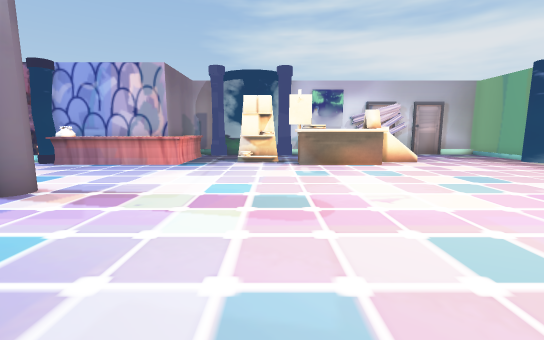
View 1 (above)

16 first-person views from a walk through a Unity game level. The camera is 1.3 m above the floor, tilts 8° down and sees 90° across. The floor is counted in squares, 1 m on a side. Each view is taken from the middle of a square. On the plan, view 1 faces up. The plan holds only what a view shows up to about 13 squares ahead; the rest is blank. Some animated figures are left out.

View 2
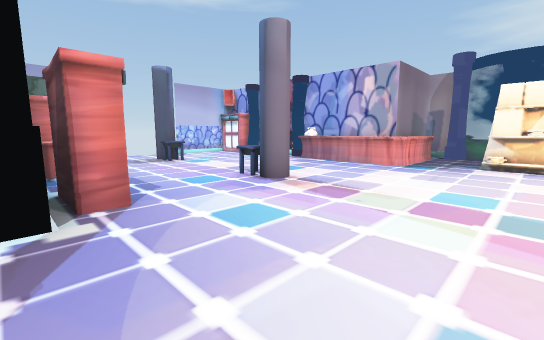

View 3
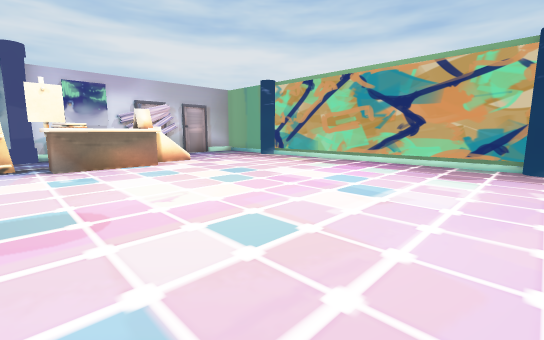

View 4
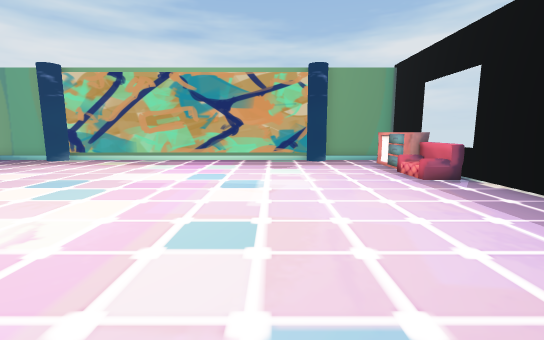

View 5
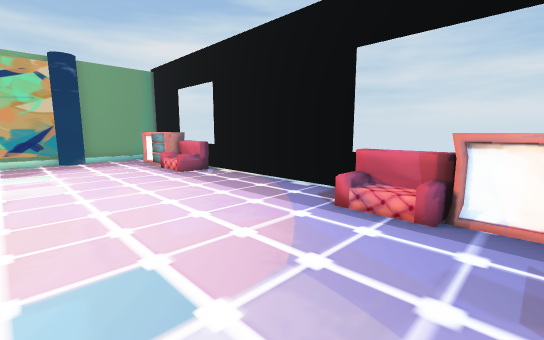

View 6
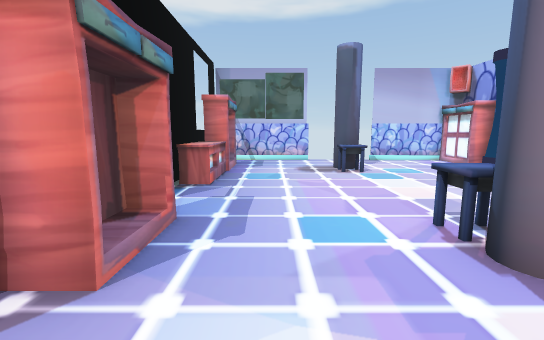

View 7
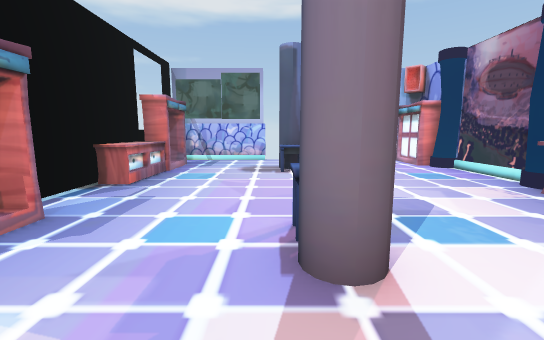

View 8
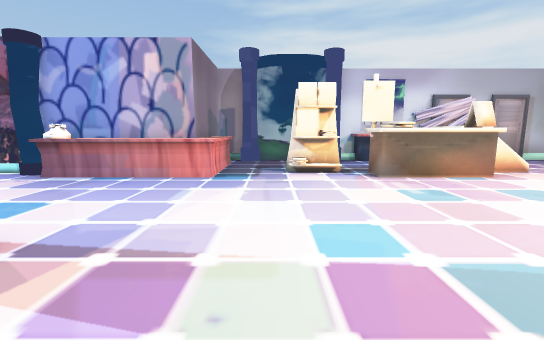

View 9
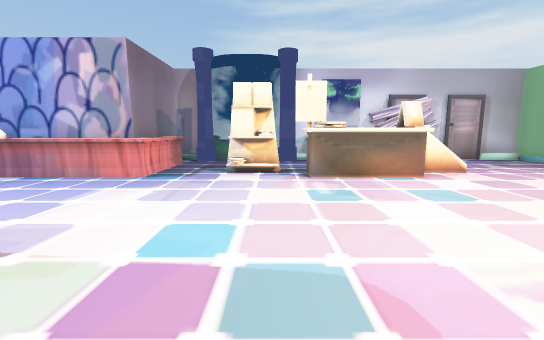

View 10
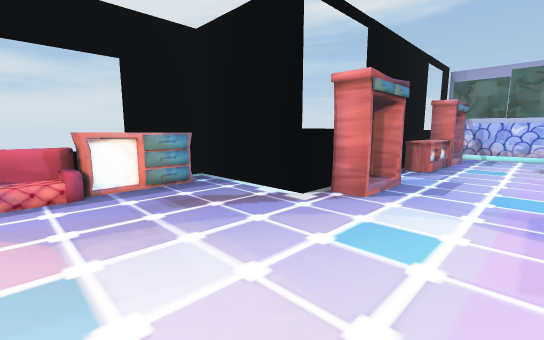

View 11
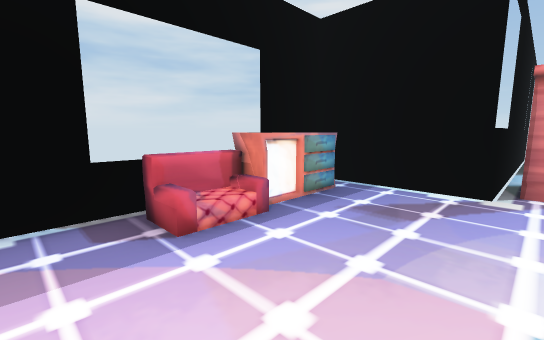

View 12
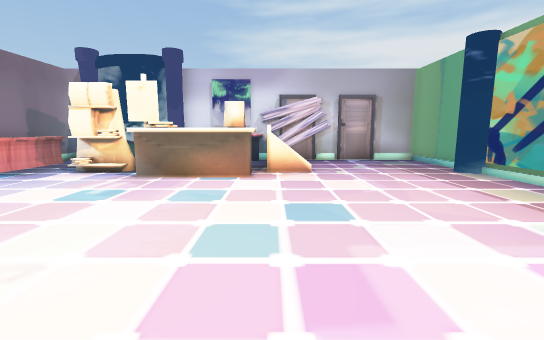

View 13
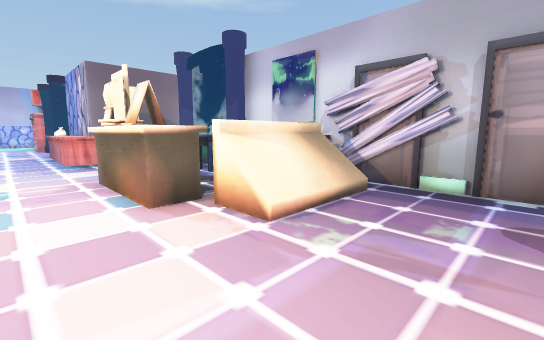

View 14
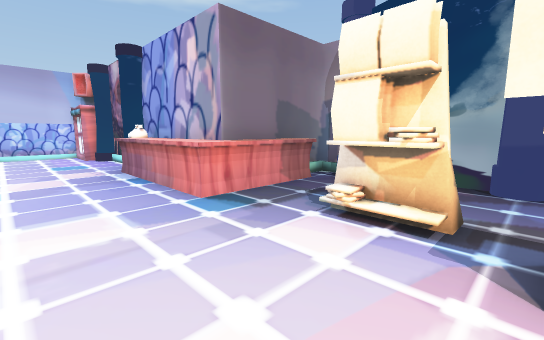

View 15
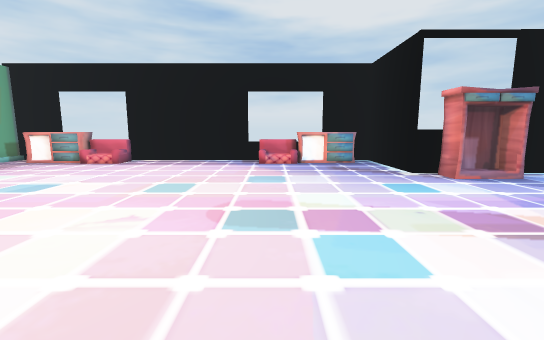

View 16
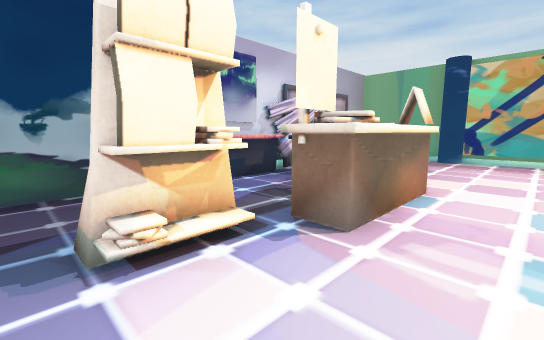

### Floor plan
Points are (right, up) in squares from view 1. A wall is a line through its corners. A room is listed if a view was taken in it or the views show most of it. See-through windows are left out.
Room 1 (views 1, 2, 3, 4, 5, 6, 7, 8, 9, 10, 11, 12, 13, 14, 15, 16)
walls: (0.4, -3.6) (6.6, -3.6); (-8.4, 11.7) (-9.4, 11.7); (4.1, 15.7) (2.2, 15.7); (-4.5, 15.7) (-4.5, 14.4); (-10, 11.7) (-13, 11.7); (11.6, 0.2) (11.6, 11.5); (11.6, 12.2) (11.6, 15.7) (4.4, 15.7); (9.8, -3.6) (11.6, -3.6) (11.6, -0.5); (9.6, 15.9) (0.9, 15.9); (11.6, 15.9) (9.8, 15.9); (-15.7, 4.7) (-15.7, 1); (-15.7, 11) (-15.7, 7.6); (-15.8, 0.4) (-4.5, 0.4) (-4.5, -3.6) (-1.1, -3.6)
low walls: (1.9, 15.7) (1.1, 15.7); (-4.2, 15.7) (-4.2, 14.9)
objects: other object (-15, 11) to (-14, 11); other object (-14, 1) to (-13, 1); other object (-13, 6); other object (-13, 11); other object (-12, 1) to (-10, 1); other object (-12, 5) to (-12, 6); other object (-9, 11) to (-8, 11); other object (-8, 11) to (-4, 14); other object (-7, 1) to (-5, 1); other object (-7, 5) to (-6, 6); other object (-6, 6); other object (-3, -3) to (-1, -2); other object (-3, 15); sofa (-1, -3) to (0, -3); other object (-1, 12) to (0, 12); other object (0, 15); other object (1, 11) to (4, 12); other object (2, 12) to (3, 13); other object (2, 15) to (5, 15); other object (5, 12) to (5, 14); sofa (6, -3) to (7, -3); other object (8, -3) to (10, -2)

Where each view was taken, in squares from view 1:
view 1: 0 up, 0 right, facing up
view 2: 0 up, 0 right, facing up-left
view 3: 0 up, 0 right, facing up-right
view 4: 2 up, 1 left, facing right
view 5: 2 up, 2 left, facing down-right
view 6: 3 up, 3 left, facing left
view 7: 5 up, 3 left, facing left
view 8: 3 up, 2 left, facing up
view 9: 3 up, 0 right, facing up
view 10: 4 up, 0 right, facing down-left
view 11: 1 up, 2 right, facing down-left
view 12: 3 up, 5 right, facing up
view 13: 9 up, 9 right, facing up-left
view 14: 8 up, 1 right, facing up-left
view 15: 9 up, 0 right, facing down
view 16: 9 up, 2 left, facing up-right
